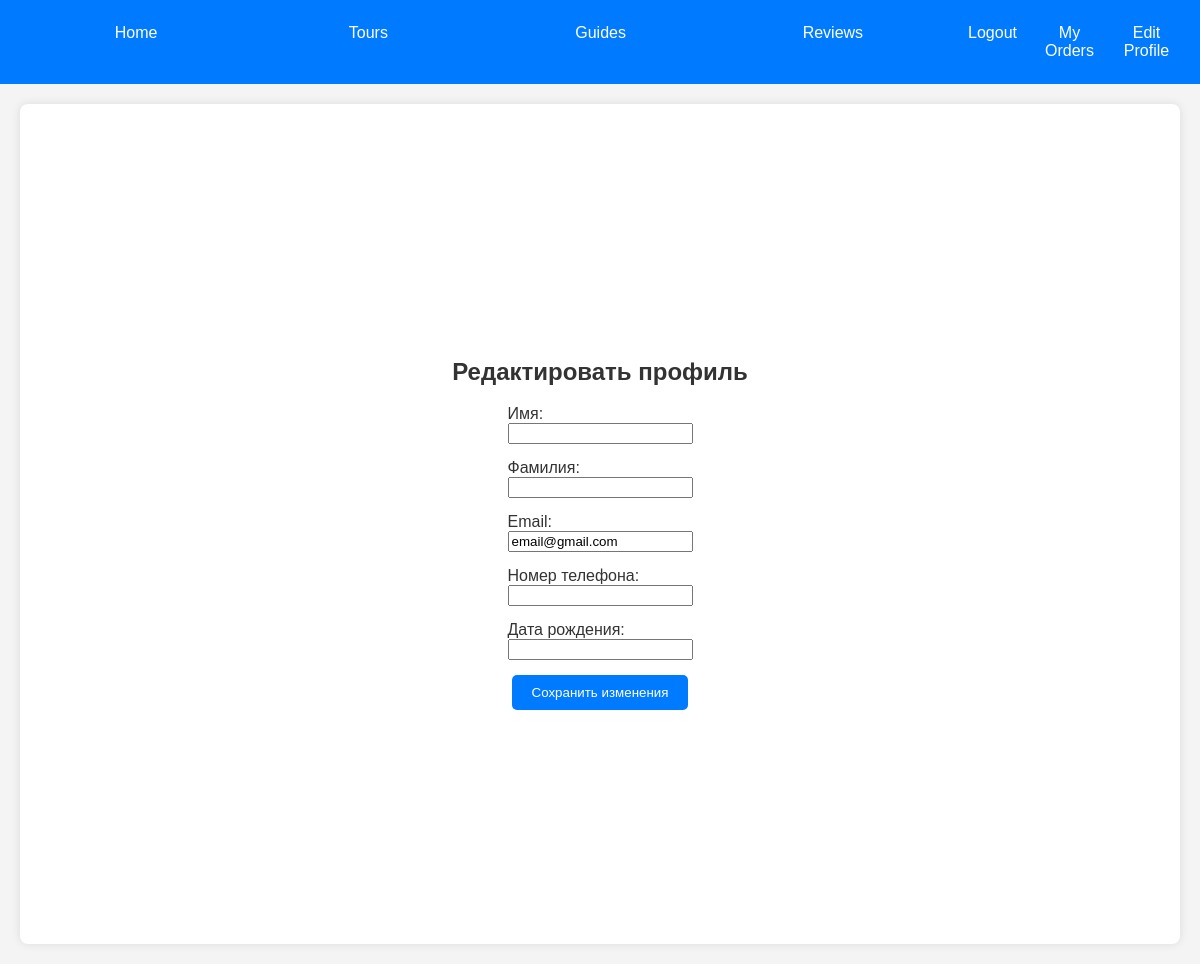
Page /tours/users/edit_profile/ (signed in) on the earlier database version.
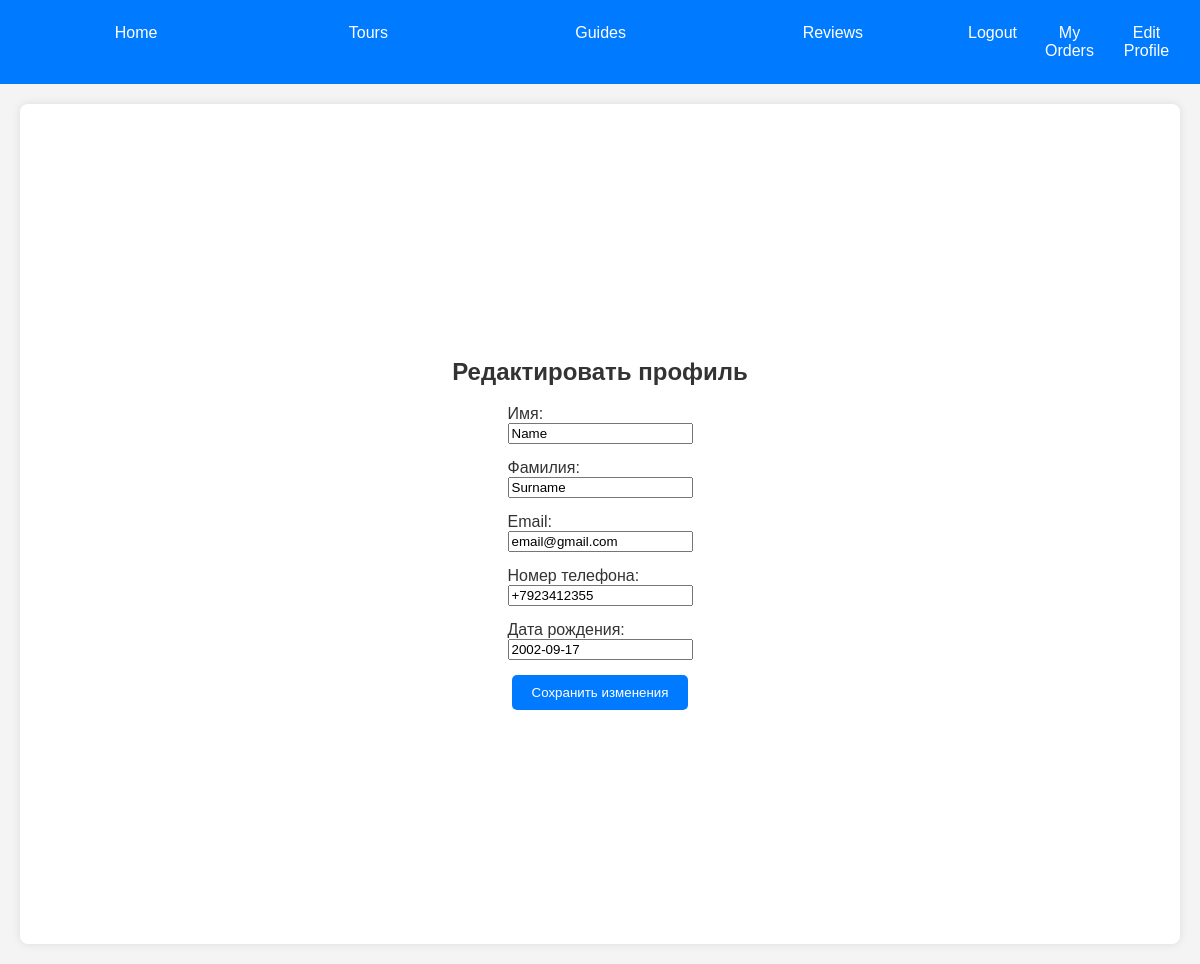
Same page on the later database version.
### tours/models.py (models this page shows, shortened)
class Tourist(models.Model):
    user = models.OneToOneField(User, on_delete=models.CASCADE, default=1)
    first_name = models.CharField(max_length=30)
    last_name = models.CharField(max_length=30)
    email = models.EmailField(unique=True)
    phone = models.CharField(max_length=15)
    date_of_birth = models.DateField(null=True, blank=True)

### tours/views.py (the view)
# urls.py: path('users/edit_profile/', views.edit_profile, name='edit_profile'),
@login_required
def edit_profile(request):
    user = request.user
    tourist = get_object_or_404(Tourist, user=user)
    if request.method == 'POST':
        tourist_form = TouristForm(request.POST, instance=tourist)
        if tourist_form.is_valid():
            tourist_form.save()
            return redirect('edit_profile')
    else:
        tourist_form = TouristForm(instance=tourist)
    return render(request, 'users/edit_profile.html', {
        'tourist_form': tourist_form,
    })

### tours/forms.py
class TouristForm(forms.ModelForm):
    class Meta:
        model = Tourist
        fields = ['first_name', 'last_name', 'email', 'phone', 'date_of_birth']
    def __init__(self, *args, **kwargs):
        super(TouristForm, self).__init__(*args, **kwargs)
        self.fields['first_name'].widget.attrs.update({'class': 'form-control'})
        self.fields['last_name'].widget.attrs.update({'class': 'form-control'})
        self.fields['email'].widget.attrs.update({'class': 'form-control'})
        self.fields['phone'].widget.attrs.update({'class': 'form-control'})
        self.fields['date_of_birth'].widget.attrs.update({'class': 'form-control', 'type': 'date'})

### tours/templates/users/edit_profile.html (shortened to what this page needs)
{% extends 'base.html' %}
{% load static %}
{% block content %}
<div style="display: flex; flex-direction: column; align-items: center; height: 100vh; justify-content: center;">
    <h2>Редактировать профиль</h2>
    <form method="post" novalidate>
        <div style="margin-bottom: 15px;">
            <label for="id_first_name" style="display: block;">Имя:</label>
            {{ tourist_form.first_name }}
        </div>
        <div style="margin-bottom: 15px;">
            <label for="id_last_name" style="display: block;">Фамилия:</label>
            {{ tourist_form.last_name }}
        </div>
        <div style="margin-bottom: 15px;">
            <label for="id_email" style="display: block;">Email:</label>
            {{ tourist_form.email }}
        </div>
        <div style="margin-bottom: 15px;">
            <label for="id_phone" style="display: block;">Номер телефона:</label>
            {{ tourist_form.phone }}
        </div>
        <div style="margin-bottom: 15px;">
            <label for="id_date_of_birth" style="display: block;">Дата рождения:</label>
            {{ tourist_form.date_of_birth }}
        </div>
        <button type="submit" class="button" style="display: block; margin: 0 auto;">Сохранить изменения</button>
    </form>
</div>
{% endblock %}

Differences in the rows shown:
changed Tourist "email@gmail.com": first_name (not shown) → "Name"; last_name (not shown) → "Surname"; phone (not shown) → "+7923412355"; date_of_birth (not shown) → "2002-09-17"
